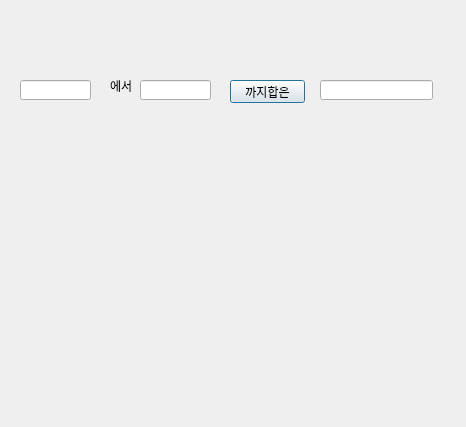
<?xml version="1.0" encoding="UTF-8"?>
<ui version="4.0">
 <class>Dialog</class>
 <widget class="QDialog" name="Dialog">
  <property name="geometry">
   <rect>
    <x>0</x>
    <y>0</y>
    <width>466</width>
    <height>427</height>
   </rect>
  </property>
  <property name="windowTitle">
   <string>Dialog</string>
  </property>
  <widget class="QLabel" name="lbl">
   <property name="geometry">
    <rect>
     <x>110</x>
     <y>80</y>
     <width>56</width>
     <height>12</height>
    </rect>
   </property>
   <property name="text">
    <string>에서</string>
   </property>
  </widget>
  <widget class="QPushButton" name="pb">
   <property name="geometry">
    <rect>
     <x>230</x>
     <y>80</y>
     <width>75</width>
     <height>23</height>
    </rect>
   </property>
   <property name="text">
    <string>까지합은</string>
   </property>
  </widget>
  <widget class="QLineEdit" name="le1">
   <property name="geometry">
    <rect>
     <x>20</x>
     <y>80</y>
     <width>71</width>
     <height>20</height>
    </rect>
   </property>
  </widget>
  <widget class="QLineEdit" name="le2">
   <property name="geometry">
    <rect>
     <x>140</x>
     <y>80</y>
     <width>71</width>
     <height>20</height>
    </rect>
   </property>
  </widget>
  <widget class="QLineEdit" name="le3">
   <property name="geometry">
    <rect>
     <x>320</x>
     <y>80</y>
     <width>113</width>
     <height>20</height>
    </rect>
   </property>
  </widget>
 </widget>
 <resources/>
 <connections/>
</ui>
